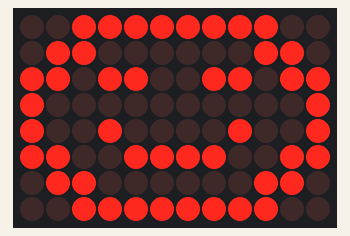
Recording of a sketch running on a simulated Arduino Uno R4 WiFi. On the bench: 12×8 LED matrix.

Above: at 0.1 s.
At 0.6 s:
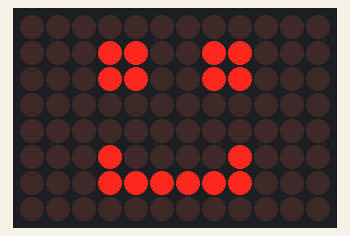

Measured:
- what the display in image 1 shows lasts 0.5 s, from 0.5 s to 1.0 s

The sketch:

4_smile_base16.ino
```cpp
#include "Arduino_LED_Matrix.h"
ArduinoLEDMatrix matrix;

void setup() {
  matrix.begin();
}

const uint32_t smile[4] = {
  0x3fc606d9,
  0xb801909c,
  0xf36063fc
};
const uint32_t happy[] = {
  0x19819,
  0x80000001,
  0x81f8000
};
void loop() {
  matrix.loadFrame(smile);
  delay(500);
  matrix.loadFrame(happy);
  delay(500);
}
```
